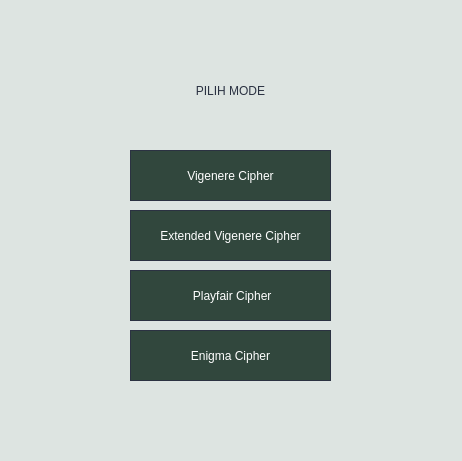
<?xml version="1.0" encoding="UTF-8"?>
<ui version="4.0">
 <class>Dialog</class>
 <widget class="QDialog" name="Dialog">
  <property name="geometry">
   <rect>
    <x>0</x>
    <y>0</y>
    <width>462</width>
    <height>461</height>
   </rect>
  </property>
  <property name="windowTitle">
   <string>Dialog</string>
  </property>
  <property name="styleSheet">
   <string notr="true">background-color: 
#DDE4E1
;</string>
  </property>
  <widget class="QLabel" name="label">
   <property name="geometry">
    <rect>
     <x>100</x>
     <y>60</y>
     <width>261</width>
     <height>61</height>
    </rect>
   </property>
   <property name="styleSheet">
    <string notr="true">color: #2B3242;
font: 30pt &quot;Arial&quot;</string>
   </property>
   <property name="text">
    <string>PILIH MODE</string>
   </property>
   <property name="alignment">
    <set>Qt::AlignCenter</set>
   </property>
  </widget>
  <widget class="QPushButton" name="loginbutton">
   <property name="geometry">
    <rect>
     <x>130</x>
     <y>150</y>
     <width>201</width>
     <height>51</height>
    </rect>
   </property>
   <property name="styleSheet">
    <string notr="true">QPushButton{ 
	background-color: #31473D; color:#FFFFFF;
	font: 15pt &quot;Arial&quot;;
	border-radius: 13.25760269165039px;
	border: 1.4px solid #2B3242;
}

 QPushButton:hover {
	background-color: #6A8378; color:#fff;
	border: 1.4px solid #2B3242;
 }</string>
   </property>
   <property name="text">
    <string>Vigenere Cipher</string>
   </property>
  </widget>
  <widget class="QPushButton" name="loginbutton_2">
   <property name="geometry">
    <rect>
     <x>130</x>
     <y>210</y>
     <width>201</width>
     <height>51</height>
    </rect>
   </property>
   <property name="styleSheet">
    <string notr="true">QPushButton{ 
	background-color: #31473D; color:#FFFFFF;
	font: 15pt &quot;Arial&quot;;
	border-radius: 13.25760269165039px;
	border: 1.4px solid #2B3242;
}

 QPushButton:hover {
	background-color: #6A8378; color:#fff;
	border: 1.4px solid #2B3242;
 }</string>
   </property>
   <property name="text">
    <string>Extended Vigenere Cipher</string>
   </property>
  </widget>
  <widget class="QPushButton" name="loginbutton_3">
   <property name="geometry">
    <rect>
     <x>130</x>
     <y>270</y>
     <width>201</width>
     <height>51</height>
    </rect>
   </property>
   <property name="styleSheet">
    <string notr="true">QPushButton{ 
	background-color: #31473D; color:#FFFFFF;
	font: 15pt &quot;Arial&quot;;
	border-radius: 13.25760269165039px;
	border: 1.4px solid #2B3242;
}

 QPushButton:hover {
	background-color: #6A8378; color:#fff;
	border: 1.4px solid #2B3242;
 }</string>
   </property>
   <property name="text">
    <string> Playfair Cipher</string>
   </property>
  </widget>
  <widget class="QPushButton" name="loginbutton_4">
   <property name="geometry">
    <rect>
     <x>130</x>
     <y>330</y>
     <width>201</width>
     <height>51</height>
    </rect>
   </property>
   <property name="styleSheet">
    <string notr="true">QPushButton{ 
	background-color: #31473D; color:#FFFFFF;
	font: 15pt &quot;Arial&quot;;
	border-radius: 13.25760269165039px;
	border: 1.4px solid #2B3242;
}

 QPushButton:hover {
	background-color: #6A8378; color:#fff;
	border: 1.4px solid #2B3242;
 }</string>
   </property>
   <property name="text">
    <string>Enigma Cipher</string>
   </property>
  </widget>
 </widget>
 <resources/>
 <connections/>
</ui>
